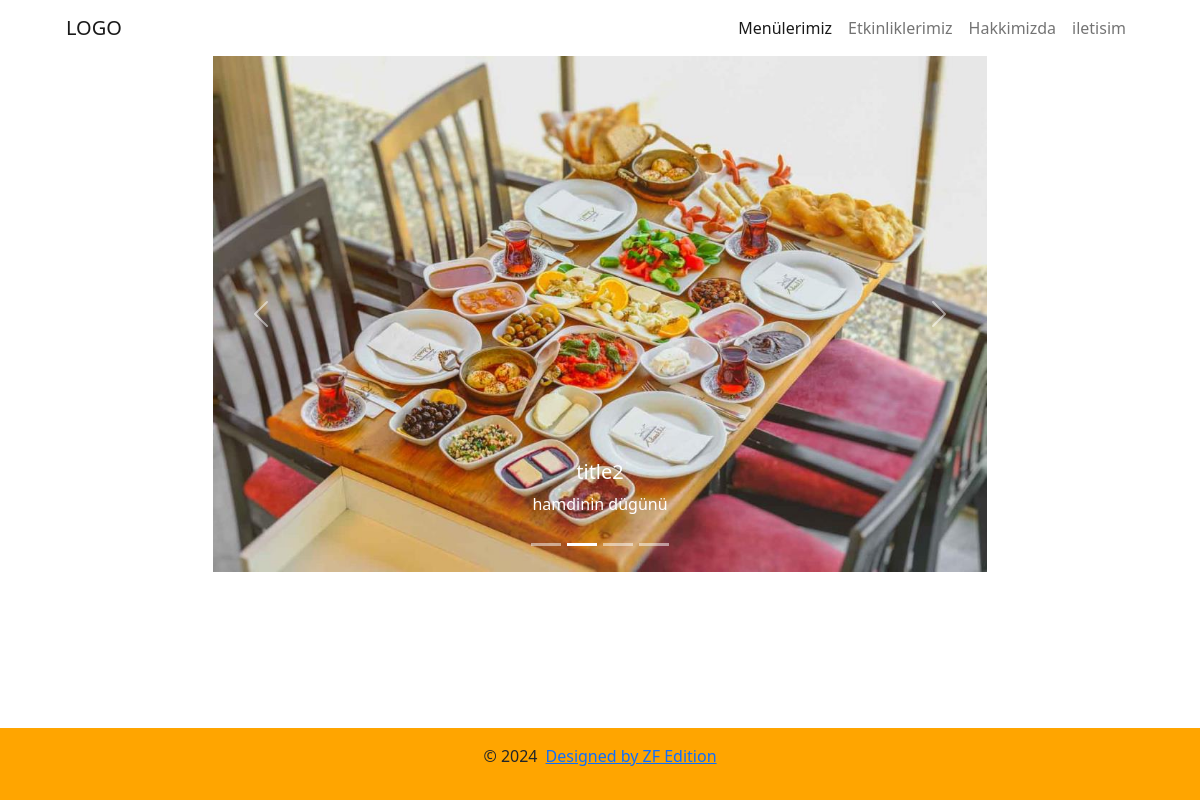
The app's page /events with its own data.
### app/models.py (models this page shows, shortened)
class Slider(models.Model):
    title = models.CharField(max_length=25)
    img = models.ImageField(upload_to='static/images/slider/')
    descr = models.TextField(blank=True, null=True)
    position = models.IntegerField(default=0)
    class Meta:
        verbose_name = "Slayt"
        verbose_name_plural = "Slaytlar"

### app/views.py (the view)
# urls.py: path('events', views.events, name="events"),
def events(request):
   sliders = Slider.objects.all()
   context = {
      'sliders': sliders
   }
   return render(request, 'pages/events.html', context)

### app/templates/pages/events.html (shortened to what this page needs)
{% extends 'index.html' %}
{% load static %}
{% block css %}
   <link rel="stylesheet" href="{% static 'css/events.css' %}" />
{% endblock %}
{% block content %}
<div id="carouselExampleCaptions" class="carousel slide mb-3 mx-auto custom-row-w" data-bs-ride="carousel" data-bs-interval="2000">
   <div class="carousel-indicators">
      {% for slider in sliders %}
         <button type="button" data-bs-target="#carouselExampleCaptions" data-bs-slide-to="{{forloop.counter0}}" {% if forloop.first %} class="active" aria-current="true" {% endif %} aria-label="{{slider.title}}"></button>
      {% endfor %}
   </div>
   <div class="carousel-inner">
      {% for slider in sliders %}
         <div class="carousel-item {% if forloop.first %}active{% endif %}">
            <img src="{{slider.img.url}}" class="d-block w-100" alt="{{slider.title}}">
            <div class="carousel-caption d-none d-md-block">
            <h5>{{slider.title}}</h5>
            <p>{{slider.descr}}</p>
            </div>
         </div>
      {% endfor %}
  </div>
  <button class="carousel-control-prev" type="button" data-bs-target="#carouselExampleCaptions" data-bs-slide="prev">
    <span class="carousel-control-prev-icon" aria-hidden="true"></span>
  </button>
  <button class="carousel-control-next" type="button" data-bs-target="#carouselExampleCaptions" data-bs-slide="next">
    <span class="carousel-control-next-icon" aria-hidden="true"></span>
  </button>
</div>
{% endblock content %}

### app/templates/index.html (shortened to what this page needs)
{% load static %}
<!DOCTYPE html>
<html lang="en">
  <head>
    <link rel="stylesheet" href="{% static 'css/cdn/bootstrap.min.css' %}" />
    <link rel="stylesheet" href="https://cdnjs.cloudflare.com/ajax/libs/bootstrap-icons/1.10.5/font/bootstrap-icons.min.css">
    <link rel="stylesheet" href="{% static 'css/global.css' %}" />
    {% block css %} {% endblock %}
  </head>
  <body>
    <div class="container">
      <div class="row">
        {% include 'partials/_navbar.html' %}
      </div>
      <div class="row">
        {% block content %} {% endblock %}
      </div>
    </div>
     <footer>
       {% include 'partials/_footer.html' %}
     </footer>
  </body>
</html>

### app/templates/partials/_navbar.html (shortened to what this page needs)
<nav class="navbar navbar-expand-lg navbar-light">
  <div class="container-lg">
    <a class="navbar-brand" href="/">LOGO</a>
    <div class="collapse navbar-collapse justify-content-end" id="navbarNav">
      <ul class="navbar-nav">
        <li class="nav-item">
          <a class="nav-link active" aria-current="page" href="/">Menülerimiz</a>
        </li>
        <li class="nav-item">
          <a class="nav-link" href="/events">Etkinliklerimiz</a>
        </li>
        <li class="nav-item">
          <a class="nav-link" href="/about">Hakkimizda</a>
        </li>
        <li class="nav-item">
          <a class="nav-link" href="/contact">iletisim</a>
        </li>
      </ul>
    </div>
  </div>
</nav>

### app/templates/partials/_footer.html
{% load static %}
{% block css %}
   <link rel="stylesheet" href="{% static 'css/footer.css' %}" />
{% endblock %}
<div class="d-flex gap-2">
   <p>© 2024</p>
   <a href="https://zfdigital.de" target="_blank">Designed by <span>ZF Edition</span></a>
</div>

### app/static/css/global.css (style rules this page uses)
:root { --color-orange:orange; }
html, body { height: 100%; }
body { display: flex; flex-direction: column; }
.container { flex: 1; }

### app/static/css/events.css (style rules this page uses)
.custom-row-w { width: 70%; }

### app/static/css/footer.css (style rules this page uses)
footer { background-color: var(--color-orange); display: flex; justify-content: center; align-items: baseline; padding: 1rem; gap: 1rem; }

### records on screen
Slider: img (picture), title "title2", descr "hamdinin dügünü"
